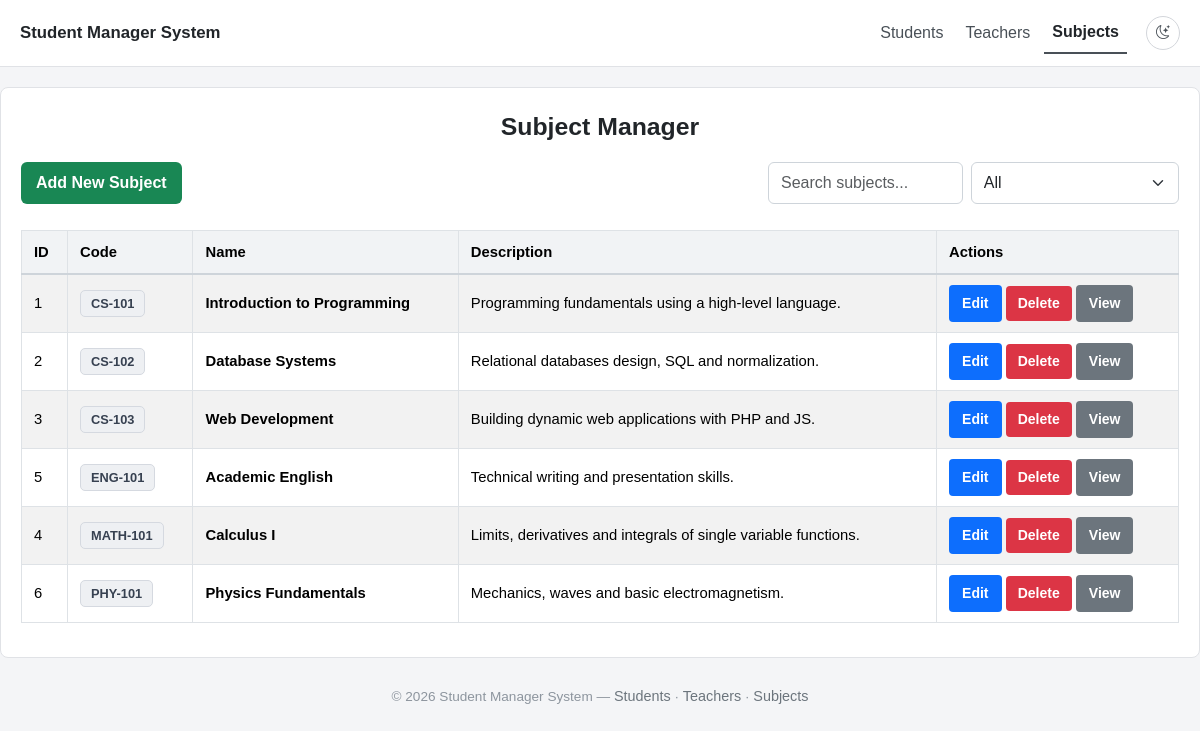
The app's page /subjects.php with its own data.
### tables this page shows
CREATE TABLE IF NOT EXISTS `subjects` (
  `id` INT UNSIGNED NOT NULL AUTO_INCREMENT,
  `code` VARCHAR(50) NOT NULL,
  `name` VARCHAR(150) NOT NULL,
  `description` TEXT NULL,
  `created_at` TIMESTAMP NOT NULL DEFAULT CURRENT_TIMESTAMP,
  PRIMARY KEY (`id`),
  UNIQUE KEY `uq_subject_code` (`code`),
  KEY `idx_subject_name` (`name`)
);

### public/subjects.php (called while the page is built, shortened)
<?php
require_once __DIR__ . '/../app/models/Subject.php';
require_once __DIR__ . '/../app/controllers/SubjectController.php';
$db = new Database();
$conn = $db->connect();
$subjectModel = new Subject($conn);
$controller = new SubjectController($subjectModel);
$subjects = $controller->getSubjects();
$navActive = 'subjects';
include __DIR__ . '/../app/views/subjects/index.php';

### app/controllers/SubjectController.php (called while the page is built, shortened)
<?php
require_once __DIR__.'/../models/Subject.php';
class SubjectController
{
    private $subjectModel;
    public function __construct($subjectModel)
    {
        $this->subjectModel = $subjectModel;
    }
    public function getSubjects()
    {
        $allSubjects = $this->subjectModel->getAllSubjects();
        return is_array($allSubjects) ? $allSubjects : [];
    }
}

### app/models/Subject.php (called while the page is built, shortened)
<?php
class Subject
{
    private $conn;
    public function __construct(PDO $db)
    {
        $this->conn = $db;
    }
    public function getAllSubjects()
    {
        $stat = $this->conn->prepare("SELECT * FROM subjects ORDER BY code");
        $stat->execute();
        return $stat->fetchAll(PDO::FETCH_ASSOC);
    }
}

### app/views/subjects/index.php (the view, shortened to what this page needs)
<!DOCTYPE html>
<html lang="en" data-bs-theme="light">
<head>
    <link href="https://cdn.jsdelivr.net/npm/bootstrap@5.3.2/dist/css/bootstrap.min.css" rel="stylesheet">
    <link rel="stylesheet" href="https://cdn.jsdelivr.net/npm/bootstrap-icons@1.11.3/font/bootstrap-icons.min.css">
    <link rel="stylesheet" href="assets/css/style.css">
</head>
<body>
    <?php $assetBase = 'assets'; include __DIR__ . '/../partials/navbar.php'; ?>
    <div class="container my-2">
        <h1>Subject Manager</h1>
        <div class="d-flex justify-content-between mb-3 flex-wrap gap-2">
            <div>
                <a href="../app/views/subjects/create.php" class="btn btn-add">Add New Subject</a>
            </div>
            <div class="d-flex gap-2">
                <input type="text" id="searchInput" class="form-control" placeholder="Search subjects...">
                <select id="filterSelect" class="form-select">
                    <option value="all">All</option>
                </select>
            </div>
        </div>
        <div class="table-responsive">
            <table class="table table-striped table-bordered align-middle uniform-table">
                <thead>
                    <tr>
                        <th>ID</th>
                        <th>Code</th>
                        <th>Name</th>
                        <th>Description</th>
                        <th>Actions</th>
                    </tr>
                </thead>
                <tbody>
                    <?php $subjects = isset($subjects) && is_array($subjects) ? $subjects : []; ?>
                    <?php if (!empty($subjects)): ?>
                        <?php foreach ($subjects as $subject): ?>
                            <tr>
                                <td><?= htmlspecialchars($subject['id']) ?></td>
                                <td><span class="app-badge badge-subject"><?= htmlspecialchars($subject['code']) ?></span></td>
                                <td><strong><?= htmlspecialchars($subject['name']) ?></strong></td>
                                <td><?= htmlspecialchars($subject['description'] ?? '') ?></td>
                                <td>
                                    <a href="../app/views/subjects/edit.php?id=<?= $subject['id'] ?>" class="btn btn-edit btn-sm">Edit</a>
                                    <a href="#" class="btn btn-delete btn-sm" data-id="<?= $subject['id'] ?>">Delete</a>
                                    <a href="../app/views/subjects/show.php?id=<?= $subject['id'] ?>" class="btn btn-view btn-sm">View</a>
                                </td>
                            </tr>
                        <?php endforeach; ?>
                    <?php else: ?>
                        <tr>
                            <td colspan="5" class="text-center">There are currently no subjects.</td>
                        </tr>
                    <?php endif; ?>
                </tbody>
            </table>
        </div>
    </div>
    <div class="app-footer">© <?= date('Y') ?> Student Manager System — <a href="index.php">Students</a> · <a href="teachers.php">Teachers</a> · <a href="subjects.php">Subjects</a></div>
</body>
</html>

### app/views/partials/navbar.php (shortened to what this page needs)
<?php
$navActive = isset($navActive) ? $navActive : '';
?>
<nav class="app-navbar navbar navbar-expand-lg">
    <div class="container bg-transparent shadow-none py-1">
        <a class="navbar-brand app-brand fw-bold" href="index.php">Student Manager System</a>
        <div class="collapse navbar-collapse" id="appNav">
            <ul class="navbar-nav ms-auto align-items-lg-center">
                <li class="nav-item">
                    <a class="nav-link app-nav-link <?= $navActive === 'students' ? 'active' : '' ?>" href="index.php">Students</a>
                </li>
                <li class="nav-item">
                    <a class="nav-link app-nav-link <?= $navActive === 'teachers' ? 'active' : '' ?>" href="teachers.php">Teachers</a>
                </li>
                <li class="nav-item">
                    <a class="nav-link app-nav-link <?= $navActive === 'subjects' ? 'active' : '' ?>" href="subjects.php">Subjects</a>
                </li>
                <li class="nav-item ms-lg-3">
                    <button type="button" class="btn btn-sm app-theme-toggle" id="themeToggle" aria-label="Toggle dark mode">
                        <i class="bi bi-moon-stars" data-theme-icon="dark"></i>
                    </button>
                </li>
            </ul>
        </div>
    </div>
</nav>

### public/assets/css/style.css (style rules this page uses)
body { font-family: Arial, "Segoe UI", system-ui, sans-serif; background-color: #f4f5f7; color: #212529; padding: 0 0 30px 0; min-height: 100vh; }
.container { max-width: 1200px; margin: auto; background: #ffffff; padding: 18px 20px; border-radius: 8px; border: 1px solid #e0e2e6; }
h1 { text-align: center; font-size: 1.55rem; font-weight: 700; color: #212529; margin: 6px 0 20px; }
.app-navbar { background: #ffffff; border-bottom: 1px solid #e0e2e6; border-radius: 0; box-shadow: none; margin-bottom: 20px; }
.app-navbar .container { max-width: 1200px; border: none; box-shadow: none; background: transparent; padding-top: 4px; padding-bottom: 4px; }
.app-navbar .app-brand { color: #212529 !important; font-weight: 700; font-size: 1.05rem; }
.app-navbar .app-nav-link { color: #495057 !important; font-weight: 500; margin: 0 3px; }
.app-navbar .app-nav-link.active { color: #212529 !important; font-weight: 700; border-bottom: 2px solid #495057; border-radius: 0; }
.app-theme-toggle { border: 1px solid #d3d6db !important; color: #495057; background: #ffffff; border-radius: 50% !important; width: 34px; height: 34px; display: inline-flex; align-items: center; justify-content: center; }
table { width: 100%; border-collapse: collapse; margin-top: 10px; }
.table th, .table td { padding: 10px 12px !important; font-size: 0.925rem; }
.table thead th { background-color: #f1f3f5; font-weight: 700; border-bottom: 2px solid #ced4da !important; }
.app-badge { display: inline-block; padding: 3px 10px; border-radius: 5px; font-size: 0.8rem; font-weight: 600; background-color: #eef0f3; color: #374151; border: 1px solid #d5d9e0; }
a, button { border-radius: 5px; font-size: 0.9rem; }
a { text-decoration: none; }
.btn { font-weight: 600; }
.btn-add { background-color: #198754; color: white; padding: 9px 15px; border: none; }
.btn-edit { background-color: #0d6efd; color: white; padding: 7px 12px; }
.btn-delete { background-color: #dc3545; color: white; padding: 7px 12px; border: none; }
.btn-view { background-color: #6c757d; color: white; padding: 7px 12px; }
.form-control, .form-select { background-color: #ffffff; color: #212529; border-color: #ced4da; }
#searchInput, #filterSelect { min-width: 170px; }
.app-footer { text-align: center; color: #8d959e; font-size: 0.85rem; margin-top: 28px; }
.app-footer a { color: #6c757d; }

### records on screen
subjects: id "1", code "CS-101", name "Introduction to Programming", description "Programming fundamentals using a high-level language."
subjects: id "2", code "CS-102", name "Database Systems", description "Relational databases design, SQL and normalization."
subjects: id "3", code "CS-103", name "Web Development", description "Building dynamic web applications with PHP and JS."
subjects: id "5", code "ENG-101", name "Academic English", description "Technical writing and presentation skills."
subjects: id "4", code "MATH-101", name "Calculus I", description "Limits, derivatives and integrals of single variable functions."
subjects: id "6", code "PHY-101", name "Physics Fundamentals", description "Mechanics, waves and basic electromagnetism."
